Frame 1 (no input): blank canvas, image omitted
Frame 60 (no input): blank canvas, image omitted
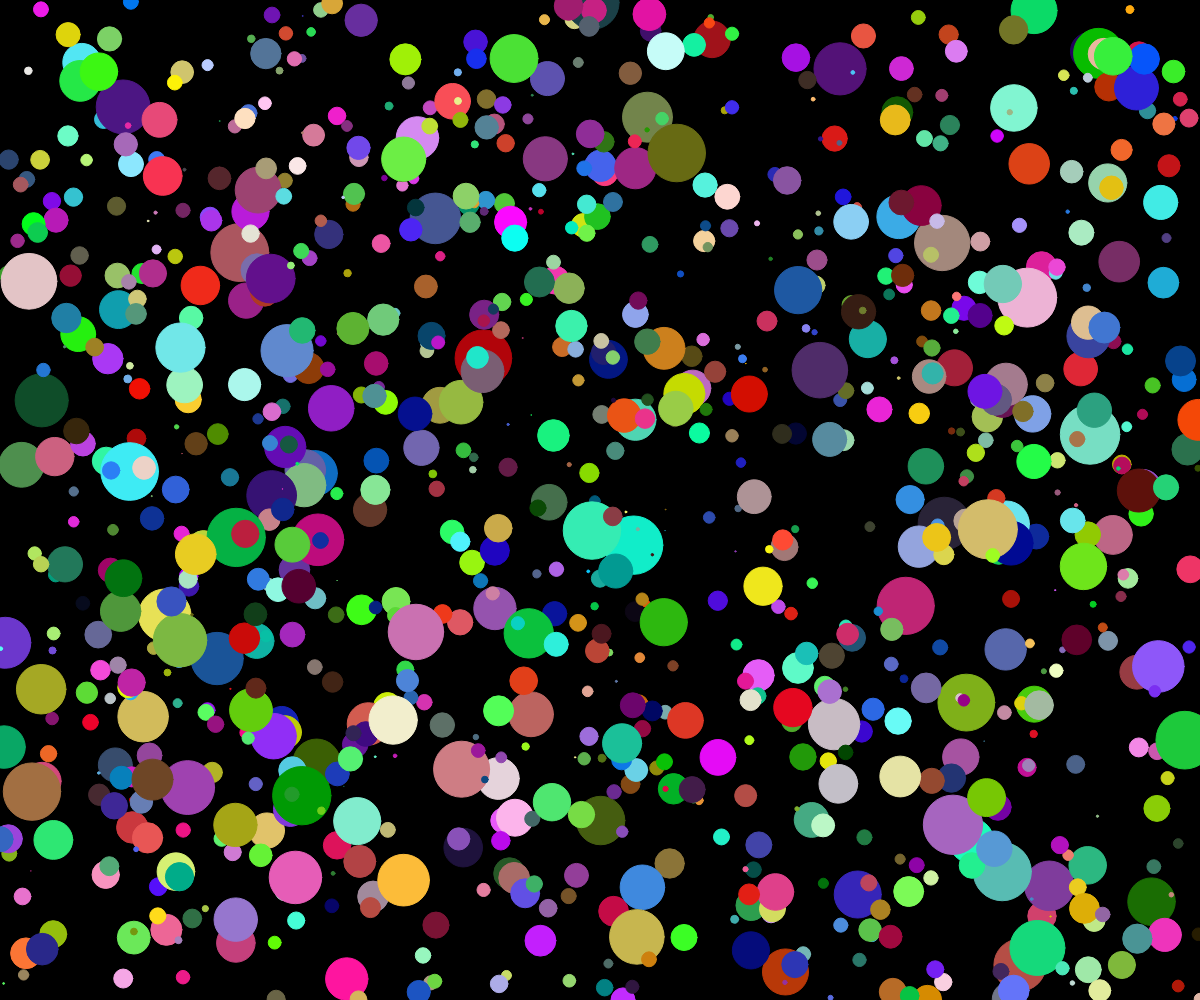
Frame 120 (the mouse pressed at the canvas centre since frame 60)

The p5.js sketch whose frames 1 and 60 were blank and that drew this single picture after the mouse press (run headless with seeded random() and noise() and a simulated clock; from frame 60 on, the mouse is pressed at the canvas centre):

// p5.js sketch
// ── sketch.js
//Comisión Lisandro aula 107
//Sapag Nayla Nahir 93541/6  y  Sampino Lucas 93080/8


let MisCirculos = [];
let x,y,r,c,l,limc,col1,col2,col3;

function setup() { //ejecución inicial
  createCanvas(windowWidth, windowHeight); //tamaño de pantalla
  crearCirculos();                         //función de inicialización de circulos
}

function draw() {                   //ejecución reperida
  background(0);                    //color de fondo
  for(let i = 0; i < limc; i++){    //for para cantidad de circulos
   MisCirculos[i].crecer();
   MisCirculos[i].dibujar();
  }
}

class circulo{
  constructor(x, y, r, c, l, col1, col2, col3){
    this.x = x; //pos x
    this.y = y; //pos y
    this.r = r; //radio
    this.c = c; //crecimiento

    this.col1 = col1;
    this.col2 = col2;
    this.col3 = col3;

    this.limc = random(map(l, 1, 3, 10, 50)); //limite de crecimieno de circulos
  }

  crecer(){                                         //funcion de crecimiento con click
    if(mouseIsPressed){
      this.r += this.c; // this.r + this.c = this.r;
      if(this.r >= this.limc){
        this.c = 0;
      }
    }else{
      background(0);
      this.r =  0;
      
    }
  }

  dibujar(){                            //funcion de dibujo
    push();
    fill(this.col1, this.col2, this.col3);
    stroke(this.col1, this.col2, this.col3);
    ellipse(this.x, this.y, this.r*2, this.r*2);
    pop();
  }
}

function crearCirculos(){ //función de inicialización de circulos

  limc = 1000;

  for(let i = 0; i < limc; i++){  //inicializacion de circulos con datos
    x = random(windowWidth);  //pos x
    y = random(windowHeight); //pos y
    r = 0;                    //radio
    c = random(0.1,0.5);      //crecimiento
    l = random(1,3);          //tipo de tamaño
    col1 = random(0,255);     //colores
    col2 = random(0,255);
    col3 = random(0,255);


    MisCirculos[i] = new circulo(x, y, r, c, l,col1,col2,col3); //inicialización de los circulos
  }

}
